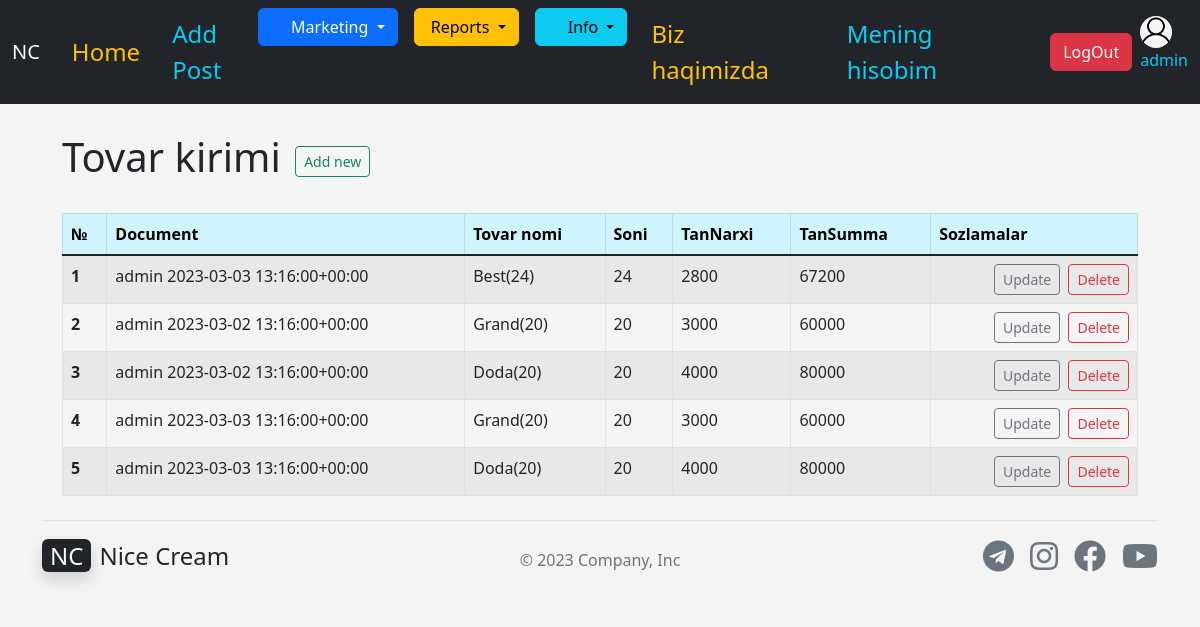
The page /products/in_product_list/ (signed in) on the database its author committed.
### apps/accounts/models.py (models this page shows)
class User(AbstractUser):
    USER_TYPE_CHOICES = (
        ('PR', 'Provider'),
        ('CL', 'Client'),
    )
    username = models.CharField(max_length=255,unique=True,)
    first_name = models.CharField(max_length=255, blank=True, null=True)
    last_name = models.CharField(max_length=255, blank=True, null=True)
    phone = models.CharField(max_length=50, blank=True, null=True)
    email = models.EmailField(verbose_name='email address', blank=True, max_length=255, null=True)
    activated_date = models.DateTimeField(blank=True, null=True)
    balance = models.IntegerField(default=0)
    image = models.ImageField(default='user4.png',upload_to='images/', blank=True, null=True)
    address = models.CharField(max_length=255, blank=True, null=True)
    is_active = models.BooleanField(default=True)
    is_staff = models.BooleanField(default=False)
    is_superuser = models.BooleanField(default=False)
    user_type = models.CharField(max_length=50,choices=USER_TYPE_CHOICES, default='PR')
    def __str__(self):
        return self.username

### apps/products/models.py (models this page shows, shortened)
class InProduct(models.Model):
    event_id = models.UUIDField(default=uuid.uuid4, blank=True, null=True,)
    document = models.ForeignKey(InDocument, blank=True, null=True, on_delete= models.CASCADE)
    product = models.ForeignKey(Product, blank=True, null=True, on_delete= models.CASCADE)
    quantity = models.IntegerField('Soni', )
    body_price = models.IntegerField('Tannarxi',  )
    body_summa = models.IntegerField('TanSumma',  )
    price = models.IntegerField('Narxi',  )
    summa = models.IntegerField('Summa',  )
    shop_price = models.IntegerField('Snarxi',  )
    shop_summa = models.IntegerField('Ssumma', )

class InDocument(models.Model):
    event_id = models.UUIDField(default=uuid.uuid4, blank=True, null=True,)
    in_date = models.DateTimeField('Sana',)
    provider = models.ForeignKey(User, blank=True, null=True, on_delete= models.CASCADE, related_name="buy_provider", limit_choices_to ={'user_type':'PR'})
    warehouse = models.ForeignKey(WarehouseName, blank=True, null=True, on_delete= models.CASCADE)
    summa = models.IntegerField('Summa',  blank=True, null=True,default=0)
    comment = models.TextField(blank=True, null=True, default='Tovar kirimi',)
    class Meta:
        ordering = ['-in_date']
    def __str__(self):
        return f'{self.provider} {self.in_date}'

class Product(models.Model):
    name = models.CharField('Tovar Nomi', max_length=50)
    capacity = models.IntegerField('Sigimi', blank=True, null=True,)
    brand = models.ForeignKey(Brand, blank=True, null=True, on_delete= models.CASCADE)
    product_size = models.FloatField(blank=True, null=True, )
    product_weight = models.FloatField(blank=True, null=True, )
    code = models.IntegerField('Kodi', blank=True, null=True,)
    image = models.ImageField(blank=True, null=True)
    about = models.TextField(blank=True, null=True)
    price = models.IntegerField('Narxi',  blank=True, null=True,)
    s_price = models.IntegerField('Snarxi',  blank=True, null=True,)
    def __str__(self):
        return self.name

### apps/products/views.py (the view)
# urls.py: path('in_product_list/', views.in_product_list, name='in_product_list'),
def in_product_list(request):
    in_product_list = InProduct.objects.all()
    return render(request, 'products/in_product_list.html', {
        'in_product_list' : in_product_list,
    })

### apps/products/templates/products/in_product_list.html
{% extends 'base.html' %}
{% block content %}
<div class="container">
<br>
<h1>Tovar kirimi   <a href="{% url 'add_in_product' %}" class="btn btn-outline-success btn-sm mx-1">Add new</a></h1><br>
<table class="table table-striped table-hover table-bordered">
    <thead class="table-info">
      <tr>
        <th scope="col">№</th>
        <th scope="col">Document</th>
        <th scope="col">Tovar nomi</th>
        <th scope="col">Soni</th>
        <th scope="col">TanNarxi</th>
        <th scope="col">TanSumma</th>
        <th scope="col">Sozlamalar</th>
      </tr>
    </thead>
    <tbody class="table-group-divider">
      {% for product in in_product_list %}
      <tr>
        <th scope="row">{{ forloop.counter }}</th>
        <td>{{ product.document }}</td>
        <td>{{ product.product }}</td>
        <td>{{ product.quantity }}</td>
        <td>{{ product.body_price }}</td>
        <td>{{ product.body_summa }}</td>
        {% if user.is_superuser %}
        <td align="right">
          <a href="{% url 'update_in_product' product.id %}" class="btn btn-outline-secondary btn-sm mx-1">Update</a>
          <a href="{% url 'delete_in_product' product.id %}" class="btn btn-outline-danger btn-sm">Delete</a>
        </td>
            {% endif %}
      </tr>
      {% endfor %}
    </tbody>
  </table>
</div>
{% endblock content %}

### templates/navbar.html (shortened to what this page needs)
<nav class="navbar navbar-dark navbar-expand-lg bg-dark">
    <div class="container-fluid">
      <a class="navbar-brand" href="{% url 'home' %}">NC</a>
      <div class="collapse navbar-collapse" id="navbarSupportedContent">
        <a href="{% url 'home' %}" class="nav-link px-3 text-warning fs-4">Home</a>
        <ul class="navbar-nav me-auto mb-2 mb-lg-0">
          {% if user.is_superuser %}
          <a href="{% url 'post_new' %}" class="nav-link px-3 text-info fs-4">Add Post</a>
          <li class="nav-item dropdown">
            <button class="btn btn-primary dropdown-toggle" type="button" data-bs-toggle="dropdown" aria-expanded="false">
              <i class="far fa-cart-arrow-down"></i>  Marketing
          </button>
          </li>
          <li class="nav-item">
            <a class="nav-link" href="#"></a>
          </li>
          <li class="nav-item dropdown">
            <button class="btn btn-warning dropdown-toggle" type="button" data-bs-toggle="dropdown" aria-expanded="false">
                Reports
          </button>
          </li>
          <li class="nav-item">
            <a class="nav-link" href="#"></a>
          </li>
          <li class="nav-item dropdown">
            <button class="btn btn-info dropdown-toggle" type="button" data-bs-toggle="dropdown" aria-expanded="false">
              <i class="far fa-info-circle"></i>  Info
          </button>
          </li>
          {% endif %}
        </ul>
          <a href="{% url 'home' %}" class="nav-link px-4 text-warning fs-4">Biz haqimizda</a>
          {% if user.is_authenticated %}
              {% if user.user_type == 'PR' %}
                <a href="{% url 'my_act_sverka' %}" class="nav-link px-4 text-info fs-4">Mening hisobim</a>
              {% else %}
              <a href="{% url 'my_act_sverkaCL' %}" class="nav-link px-4 text-info fs-4">Mening hisobim</a>
              {% endif %}
          <a href="{% url 'logout' %}" class="btn btn-danger mt-2 mb-2 mx-2">LogOut</a>
          <div class="d-block">
              {% if user.image %}
              <img src="{{ user.image.url }}" alt="mdo" width="32" height="32" class="rounded-circle">
              {% endif %}
            <p class="text-info">{{ user.username }}</p>
          </div>
          {% else %}
          <a href="{% url 'login' %}" class="btn btn-outline-light me-2">Login</a>
          <a href="{% url 'register_user' %}" class="btn btn-warning">Sign-up</a>
          {% endif %}
      </div>
    </div>
  </nav>

### templates/base.html (style rules this page uses)
body { background: #f4f4f4; }

### rows shown on the page
User: image (picture), username "admin"
InProduct: document "admin 2023-03-03 13:16:00+00:00", product "Best(24)", quantity "24", body_price "2800", body_summa "67200"
InProduct: document "admin 2023-03-02 13:16:00+00:00", product "Grand(20)", quantity "20", body_price "3000", body_summa "60000"
InProduct: document "admin 2023-03-02 13:16:00+00:00", product "Doda(20)", quantity "20", body_price "4000", body_summa "80000"
InProduct: document "admin 2023-03-03 13:16:00+00:00", product "Grand(20)", quantity "20", body_price "3000", body_summa "60000"
InProduct: document "admin 2023-03-03 13:16:00+00:00", product "Doda(20)", quantity "20", body_price "4000", body_summa "80000"
